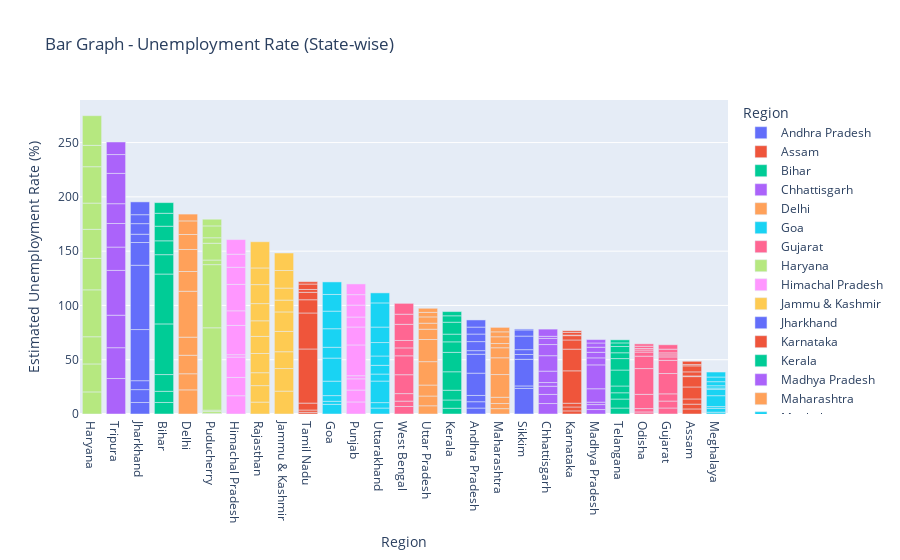

The code cell stored with this chart in its notebook:
### Code cell
fig = pix.bar(unemp, x='Region', y=' Estimated Unemployment Rate (%)', color='Region', 
              title=' Bar Graph - Unemployment Rate (State-wise)', template='plotly')
fig.update_layout(xaxis={'categoryorder':'total descending'})
fig.show()

### Figure 1 — Plotly figure (JSON) as saved in the notebook; plotly's stock layout.template omitted (floating-point values rounded to 4 significant figures)
{"data": [{"alignmentgroup": "True", "hovertemplate": "Region=%{x}<br> Estimated Unemployment Rate (%)=%{y}<extra></extra>", "legendgroup": "Andhra Pradesh", "marker": {"color": "#636efa", "pattern": {"shape": ""}}, "name": "Andhra Pradesh", "offsetgroup": "Andhra Pradesh", "orientation": "v", "showlegend": true, "textposition": "auto", "type": "bar", "x": ["Andhra Pradesh", "Andhra Pradesh", "Andhra Pradesh", "Andhra Pradesh", "Andhra Pradesh", "Andhra Pradesh", "Andhra Pradesh", "Andhra Pradesh", "Andhra Pradesh", "Andhra Pradesh"], "xaxis": "x", "y": [5.48, 5.83, 5.79, 20.51, 17.43, 3.31, 8.34, 6.96, 6.4, 6.59], "yaxis": "y"}, {"alignmentgroup": "True", "hovertemplate": "Region=%{x}<br> Estimated Unemployment Rate (%)=%{y}<extra></extra>", "legendgroup": "Assam", "marker": {"color": "#EF553B", "pattern": {"shape": ""}}, "name": "Assam", "offsetgroup": "Assam", "orientation": "v", "showlegend": true, "textposition": "auto", "type": "bar", "x": ["Assam", "Assam", "Assam", "Assam", "Assam", "Assam", "Assam", "Assam", "Assam", "Assam"], "xaxis": "x", "y": [4.66, 4.41, 4.77, 11.06, 9.55, 0.6, 3.77, 5.53, 1.19, 3.02], "yaxis": "y"}, {"alignmentgroup": "True", "hovertemplate": "Region=%{x}<br> Estimated Unemployment Rate (%)=%{y}<extra></extra>", "legendgroup": "Bihar", "marker": {"color": "#00cc96", "pattern": {"shape": ""}}, "name": "Bihar", "offsetgroup": "Bihar", "orientation": "v", "showlegend": true, "textposition": "auto", "type": "bar", "x": ["Bihar", "Bihar", "Bihar", "Bihar", "Bihar", "Bihar", "Bihar", "Bihar", "Bihar", "Bihar"], "xaxis": "x", "y": [10.61, 10.29, 15.43, 46.64, 45.96, 17.82, 12.79, 13.44, 11.91, 9.82], "yaxis": "y"}, {"alignmentgroup": "True", "hovertemplate": "Region=%{x}<br> Estimated Unemployment Rate (%)=%{y}<extra></extra>", "legendgroup": "Chhattisgarh", "marker": {"color": "#ab63fa", "pattern": {"shape": ""}}, "name": "Chhattisgarh", "offsetgroup": "Chhattisgarh", "orientation": "v", "showlegend": true, "textposition": "auto", "type": "bar", "x": ["Chhattisgarh", "Chhattisgarh", "Chhattisgarh", "Chhattisgarh", "Chhattisgarh", "Chhattisgarh", "Chhattisgarh", "Chhattisgarh", "Chhattisgarh", "Chhattisgarh"], "xaxis": "x", "y": [9.65, 8.38, 7.54, 3.41, 10.5, 14.23, 10.27, 5.63, 1.96, 6.62], "yaxis": "y"}, {"alignmentgroup": "True", "hovertemplate": "Region=%{x}<br> Estimated Unemployment Rate (%)=%{y}<extra></extra>", "legendgroup": "Delhi", "marker": {"color": "#FFA15A", "pattern": {"shape": ""}}, "name": "Delhi", "offsetgroup": "Delhi", "orientation": "v", "showlegend": true, "textposition": "auto", "type": "bar", "x": ["Delhi", "Delhi", "Delhi", "Delhi", "Delhi", "Delhi", "Delhi", "Delhi", "Delhi", "Delhi"], "xaxis": "x", "y": [22.23, 14.84, 17.04, 16.68, 42.27, 18.19, 20.3, 13.79, 12.53, 6.27], "yaxis": "y"}, {"alignmentgroup": "True", "hovertemplate": "Region=%{x}<br> Estimated Unemployment Rate (%)=%{y}<extra></extra>", "legendgroup": "Goa", "marker": {"color": "#19d3f3", "pattern": {"shape": ""}}, "name": "Goa", "offsetgroup": "Goa", "orientation": "v", "showlegend": true, "textposition": "auto", "type": "bar", "x": ["Goa", "Goa", "Goa", "Goa", "Goa", "Goa", "Goa", "Goa", "Goa", "Goa"], "xaxis": "x", "y": [8.89, 2.81, 5.25, 13.31, 21.25, 9.96, 17.07, 16.21, 15.38, 11.54], "yaxis": "y"}, {"alignmentgroup": "True", "hovertemplate": "Region=%{x}<br> Estimated Unemployment Rate (%)=%{y}<extra></extra>", "legendgroup": "Gujarat", "marker": {"color": "#FF6692", "pattern": {"shape": ""}}, "name": "Gujarat", "offsetgroup": "Gujarat", "orientation": "v", "showlegend": true, "textposition": "auto", "type": "bar", "x": ["Gujarat", "Gujarat", "Gujarat", "Gujarat", "Gujarat", "Gujarat", "Gujarat", "Gujarat", "Gujarat", "Gujarat"], "xaxis": "x", "y": [5.54, 6.38, 6.66, 18.71, 12.11, 3.2, 1.84, 1.87, 3.42, 4.03], "yaxis": "y"}, {"alignmentgroup": "True", "hovertemplate": "Region=%{x}<br> Estimated Unemployment Rate (%)=%{y}<extra></extra>", "legendgroup": "Haryana", "marker": {"color": "#B6E880", "pattern": {"shape": ""}}, "name": "Haryana", "offsetgroup": "Haryana", "orientation": "v", "showlegend": true, "textposition": "auto", "type": "bar", "x": ["Haryana", "Haryana", "Haryana", "Haryana", "Haryana", "Haryana", "Haryana", "Haryana", "Haryana", "Haryana"], "xaxis": "x", "y": [20.34, 25.77, 25.05, 43.22, 29.02, 26.7, 24.18, 33.5, 19.68, 27.31], "yaxis": "y"}, {"alignmentgroup": "True", "hovertemplate": "Region=%{x}<br> Estimated Unemployment Rate (%)=%{y}<extra></extra>", "legendgroup": "Himachal Pradesh", "marker": {"color": "#FF97FF", "pattern": {"shape": ""}}, "name": "Himachal Pradesh", "offsetgroup": "Himachal Pradesh", "orientation": "v", "showlegend": true, "textposition": "auto", "type": "bar", "x": ["Himachal Pradesh", "Himachal Pradesh", "Himachal Pradesh", "Himachal Pradesh", "Himachal Pradesh", "Himachal Pradesh", "Himachal Pradesh", "Himachal Pradesh", "Himachal Pradesh", "Himachal Pradesh"], "xaxis": "x", "y": [16.83, 16.84, 18.76, 2.2, 26.95, 13.47, 24.31, 15.79, 12.04, 13.46], "yaxis": "y"}, {"alignmentgroup": "True", "hovertemplate": "Region=%{x}<br> Estimated Unemployment Rate (%)=%{y}<extra></extra>", "legendgroup": "Jammu & Kashmir", "marker": {"color": "#FECB52", "pattern": {"shape": ""}}, "name": "Jammu & Kashmir", "offsetgroup": "Jammu & Kashmir", "orientation": "v", "showlegend": true, "textposition": "auto", "type": "bar", "x": ["Jammu & Kashmir", "Jammu & Kashmir", "Jammu & Kashmir", "Jammu & Kashmir", "Jammu & Kashmir", "Jammu & Kashmir", "Jammu & Kashmir", "Jammu & Kashmir", "Jammu & Kashmir"], "xaxis": "x", "y": [21.08, 20.78, 15.5, 18.74, 17.92, 10.88, 11.09, 16.17, 16.14], "yaxis": "y"}, {"alignmentgroup": "True", "hovertemplate": "Region=%{x}<br> Estimated Unemployment Rate (%)=%{y}<extra></extra>", "legendgroup": "Jharkhand", "marker": {"color": "#636efa", "pattern": {"shape": ""}}, "name": "Jharkhand", "offsetgroup": "Jharkhand", "orientation": "v", "showlegend": true, "textposition": "auto", "type": "bar", "x": ["Jharkhand", "Jharkhand", "Jharkhand", "Jharkhand", "Jharkhand", "Jharkhand", "Jharkhand", "Jharkhand", "Jharkhand", "Jharkhand"], "xaxis": "x", "y": [10.61, 11.85, 8.23, 47.09, 59.23, 20.95, 7.63, 9.76, 8.24, 11.8], "yaxis": "y"}, {"alignmentgroup": "True", "hovertemplate": "Region=%{x}<br> Estimated Unemployment Rate (%)=%{y}<extra></extra>", "legendgroup": "Karnataka", "marker": {"color": "#EF553B", "pattern": {"shape": ""}}, "name": "Karnataka", "offsetgroup": "Karnataka", "orientation": "v", "showlegend": true, "textposition": "auto", "type": "bar", "x": ["Karnataka", "Karnataka", "Karnataka", "Karnataka", "Karnataka", "Karnataka", "Karnataka", "Karnataka", "Karnataka", "Karnataka"], "xaxis": "x", "y": [2.86, 3.61, 3.46, 29.84, 19.97, 8.44, 4.01, 0.5, 2.41, 1.58], "yaxis": "y"}, {"alignmentgroup": "True", "hovertemplate": "Region=%{x}<br> Estimated Unemployment Rate (%)=%{y}<extra></extra>", "legendgroup": "Kerala", "marker": {"color": "#00cc96", "pattern": {"shape": ""}}, "name": "Kerala", "offsetgroup": "Kerala", "orientation": "v", "showlegend": true, "textposition": "auto", "type": "bar", "x": ["Kerala", "Kerala", "Kerala", "Kerala", "Kerala", "Kerala", "Kerala", "Kerala", "Kerala", "Kerala"], "xaxis": "x", "y": [5.31, 7.6, 8.99, 16.99, 17.88, 9.71, 7.09, 10.98, 5.91, 3.88], "yaxis": "y"}, {"alignmentgroup": "True", "hovertemplate": "Region=%{x}<br> Estimated Unemployment Rate (%)=%{y}<extra></extra>", "legendgroup": "Madhya Pradesh", "marker": {"color": "#ab63fa", "pattern": {"shape": ""}}, "name": "Madhya Pradesh", "offsetgroup": "Madhya Pradesh", "orientation": "v", "showlegend": true, "textposition": "auto", "type": "bar", "x": ["Madhya Pradesh", "Madhya Pradesh", "Madhya Pradesh", "Madhya Pradesh", "Madhya Pradesh", "Madhya Pradesh", "Madhya Pradesh", "Madhya Pradesh", "Madhya Pradesh", "Madhya Pradesh"], "xaxis": "x", "y": [4.11, 4.57, 2.22, 12.36, 21.98, 6.48, 5.08, 4.7, 3.91, 3.13], "yaxis": "y"}, {"alignmentgroup": "True", "hovertemplate": "Region=%{x}<br> Estimated Unemployment Rate (%)=%{y}<extra></extra>", "legendgroup": "Maharashtra", "marker": {"color": "#FFA15A", "pattern": {"shape": ""}}, "name": "Maharashtra", "offsetgroup": "Maharashtra", "orientation": "v", "showlegend": true, "textposition": "auto", "type": "bar", "x": ["Maharashtra", "Maharashtra", "Maharashtra", "Maharashtra", "Maharashtra", "Maharashtra", "Maharashtra", "Maharashtra", "Maharashtra", "Maharashtra"], "xaxis": "x", "y": [4.95, 4.69, 5.79, 20.9, 15.46, 9.23, 3.89, 6.23, 4.55, 4.1], "yaxis": "y"}, {"alignmentgroup": "True", "hovertemplate": "Region=%{x}<br> Estimated Unemployment Rate (%)=%{y}<extra></extra>", "legendgroup": "Meghalaya", "marker": {"color": "#19d3f3", "pattern": {"shape": ""}}, "name": "Meghalaya", "offsetgroup": "Meghalaya", "orientation": "v", "showlegend": true, "textposition": "auto", "type": "bar", "x": ["Meghalaya", "Meghalaya", "Meghalaya", "Meghalaya", "Meghalaya", "Meghalaya", "Meghalaya", "Meghalaya", "Meghalaya", "Meghalaya"], "xaxis": "x", "y": [1.66, 3.59, 1.58, 10.03, 5.92, 1.15, 2.1, 3.74, 4.29, 4.6], "yaxis": "y"}, {"alignmentgroup": "True", "hovertemplate": "Region=%{x}<br> Estimated Unemployment Rate (%)=%{y}<extra></extra>", "legendgroup": "Odisha", "marker": {"color": "#FF6692", "pattern": {"shape": ""}}, "name": "Odisha", "offsetgroup": "Odisha", "orientation": "v", "showlegend": true, "textposition": "auto", "type": "bar", "x": ["Odisha", "Odisha", "Odisha", "Odisha", "Odisha", "Odisha", "Odisha", "Odisha", "Odisha", "Odisha"], "xaxis": "x", "y": [1.9, 3.12, 13.08, 23.76, 11.41, 3.77, 1.88, 1.42, 2.1, 2.18], "yaxis": "y"}, {"alignmentgroup": "True", "hovertemplate": "Region=%{x}<br> Estimated Unemployment Rate (%)=%{y}<extra></extra>", "legendgroup": "Puducherry", "marker": {"color": "#B6E880", "pattern": {"shape": ""}}, "name": "Puducherry", "offsetgroup": "Puducherry", "orientation": "v", "showlegend": true, "textposition": "auto", "type": "bar", "x": ["Puducherry", "Puducherry", "Puducherry", "Puducherry", "Puducherry", "Puducherry", "Puducherry", "Puducherry", "Puducherry", "Puducherry"], "xaxis": "x", "y": [0.58, 1.76, 1.2, 75.85, 58.19, 4.24, 15.47, 5.05, 10.9, 6.18], "yaxis": "y"}, {"alignmentgroup": "True", "hovertemplate": "Region=%{x}<br> Estimated Unemployment Rate (%)=%{y}<extra></extra>", "legendgroup": "Punjab", "marker": {"color": "#FF97FF", "pattern": {"shape": ""}}, "name": "Punjab", "offsetgroup": "Punjab", "orientation": "v", "showlegend": true, "textposition": "auto", "type": "bar", "x": ["Punjab", "Punjab", "Punjab", "Punjab", "Punjab", "Punjab", "Punjab", "Punjab", "Punjab", "Punjab"], "xaxis": "x", "y": [11.11, 10.97, 10.32, 2.86, 28.33, 16.55, 9.19, 10.99, 9.61, 9.88], "yaxis": "y"}, {"alignmentgroup": "True", "hovertemplate": "Region=%{x}<br> Estimated Unemployment Rate (%)=%{y}<extra></extra>", "legendgroup": "Rajasthan", "marker": {"color": "#FECB52", "pattern": {"shape": ""}}, "name": "Rajasthan", "offsetgroup": "Rajasthan", "orientation": "v", "showlegend": true, "textposition": "auto", "type": "bar", "x": ["Rajasthan", "Rajasthan", "Rajasthan", "Rajasthan", "Rajasthan", "Rajasthan", "Rajasthan", "Rajasthan", "Rajasthan", "Rajasthan"], "xaxis": "x", "y": [10.97, 15.16, 11.9, 17.7, 15.74, 14.39, 15.81, 17.51, 15.35, 24.15], "yaxis": "y"}, {"alignmentgroup": "True", "hovertemplate": "Region=%{x}<br> Estimated Unemployment Rate (%)=%{y}<extra></extra>", "legendgroup": "Sikkim", "marker": {"color": "#636efa", "pattern": {"shape": ""}}, "name": "Sikkim", "offsetgroup": "Sikkim", "orientation": "v", "showlegend": true, "textposition": "auto", "type": "bar", "x": ["Sikkim", "Sikkim", "Sikkim", "Sikkim", "Sikkim", "Sikkim", "Sikkim", "Sikkim"], "xaxis": "x", "y": [23.57, 2.28, 24.51, 4.46, 4.45, 12.49, 5.7, 0.88], "yaxis": "y"}, {"alignmentgroup": "True", "hovertemplate": "Region=%{x}<br> Estimated Unemployment Rate (%)=%{y}<extra></extra>", "legendgroup": "Tamil Nadu", "marker": {"color": "#EF553B", "pattern": {"shape": ""}}, "name": "Tamil Nadu", "offsetgroup": "Tamil Nadu", "orientation": "v", "showlegend": true, "textposition": "auto", "type": "bar", "x": ["Tamil Nadu", "Tamil Nadu", "Tamil Nadu", "Tamil Nadu", "Tamil Nadu", "Tamil Nadu", "Tamil Nadu", "Tamil Nadu", "Tamil Nadu", "Tamil Nadu"], "xaxis": "x", "y": [1.57, 2.09, 6.4, 49.83, 33.16, 12.2, 6.81, 2.65, 5, 2.16], "yaxis": "y"}, {"alignmentgroup": "True", "hovertemplate": "Region=%{x}<br> Estimated Unemployment Rate (%)=%{y}<extra></extra>", "legendgroup": "Telangana", "marker": {"color": "#00cc96", "pattern": {"shape": ""}}, "name": "Telangana", "offsetgroup": "Telangana", "orientation": "v", "showlegend": true, "textposition": "auto", "type": "bar", "x": ["Telangana", "Telangana", "Telangana", "Telangana", "Telangana", "Telangana", "Telangana", "Telangana", "Telangana", "Telangana"], "xaxis": "x", "y": [5.49, 8.29, 5.77, 6.25, 14.7, 10.55, 5.36, 5.79, 3.27, 2.86], "yaxis": "y"}, {"alignmentgroup": "True", "hovertemplate": "Region=%{x}<br> Estimated Unemployment Rate (%)=%{y}<extra></extra>", "legendgroup": "Tripura", "marker": {"color": "#ab63fa", "pattern": {"shape": ""}}, "name": "Tripura", "offsetgroup": "Tripura", "orientation": "v", "showlegend": true, "textposition": "auto", "type": "bar", "x": ["Tripura", "Tripura", "Tripura", "Tripura", "Tripura", "Tripura", "Tripura", "Tripura", "Tripura", "Tripura"], "xaxis": "x", "y": [32.67, 28.4, 29.95, 41.23, 21.51, 21.71, 18.24, 27.92, 17.35, 11.57], "yaxis": "y"}, {"alignmentgroup": "True", "hovertemplate": "Region=%{x}<br> Estimated Unemployment Rate (%)=%{y}<extra></extra>", "legendgroup": "Uttar Pradesh", "marker": {"color": "#FFA15A", "pattern": {"shape": ""}}, "name": "Uttar Pradesh", "offsetgroup": "Uttar Pradesh", "orientation": "v", "showlegend": true, "textposition": "auto", "type": "bar", "x": ["Uttar Pradesh", "Uttar Pradesh", "Uttar Pradesh", "Uttar Pradesh", "Uttar Pradesh", "Uttar Pradesh", "Uttar Pradesh", "Uttar Pradesh", "Uttar Pradesh", "Uttar Pradesh"], "xaxis": "x", "y": [7.58, 8.98, 10.11, 21.54, 20.41, 9.47, 5.56, 5.79, 4.18, 3.75], "yaxis": "y"}, {"alignmentgroup": "True", "hovertemplate": "Region=%{x}<br> Estimated Unemployment Rate (%)=%{y}<extra></extra>", "legendgroup": "Uttarakhand", "marker": {"color": "#19d3f3", "pattern": {"shape": ""}}, "name": "Uttarakhand", "offsetgroup": "Uttarakhand", "orientation": "v", "showlegend": true, "textposition": "auto", "type": "bar", "x": ["Uttarakhand", "Uttarakhand", "Uttarakhand", "Uttarakhand", "Uttarakhand", "Uttarakhand", "Uttarakhand", "Uttarakhand", "Uttarakhand", "Uttarakhand"], "xaxis": "x", "y": [5.49, 4.99, 19.85, 6.48, 8.01, 8.61, 12.38, 14.26, 22.26, 9.23], "yaxis": "y"}, {"alignmentgroup": "True", "hovertemplate": "Region=%{x}<br> Estimated Unemployment Rate (%)=%{y}<extra></extra>", "legendgroup": "West Bengal", "marker": {"color": "#FF6692", "pattern": {"shape": ""}}, "name": "West Bengal", "offsetgroup": "West Bengal", "orientation": "v", "showlegend": true, "textposition": "auto", "type": "bar", "x": ["West Bengal", "West Bengal", "West Bengal", "West Bengal", "West Bengal", "West Bengal", "West Bengal", "West Bengal", "West Bengal", "West Bengal"], "xaxis": "x", "y": [6.94, 4.92, 6.92, 17.41, 17.41, 7.29, 6.83, 14.87, 9.35, 9.98], "yaxis": "y"}], "layout": {"autosize": true, "barmode": "relative", "legend": {"title": {"text": "Region"}, "tracegroupgap": 0}, "title": {"text": " Bar Graph - Unemployment Rate (State-wise)"}, "xaxis": {"anchor": "y", "autorange": true, "categoryarray": ["Andhra Pradesh", "Assam", "Bihar", "Chhattisgarh", "Delhi", "Goa", "Gujarat", "Haryana", "Himachal Pradesh", "Jammu & Kashmir", "Jharkhand", "Karnataka", "Kerala", "Madhya Pradesh", "Maharashtra", "Meghalaya", "Odisha", "Puducherry", "Punjab", "Rajasthan", "Sikkim", "Tamil Nadu", "Telangana", "Tripura", "Uttar Pradesh", "Uttarakhand", "West Bengal"], "categoryorder": "total descending", "domain": [0, 1], "range": [-0.5, 26.5], "title": {"text": "Region"}, "type": "category"}, "yaxis": {"anchor": "x", "autorange": true, "domain": [0, 1], "range": [0, 289.2], "title": {"text": " Estimated Unemployment Rate (%)"}, "type": "linear"}}}
